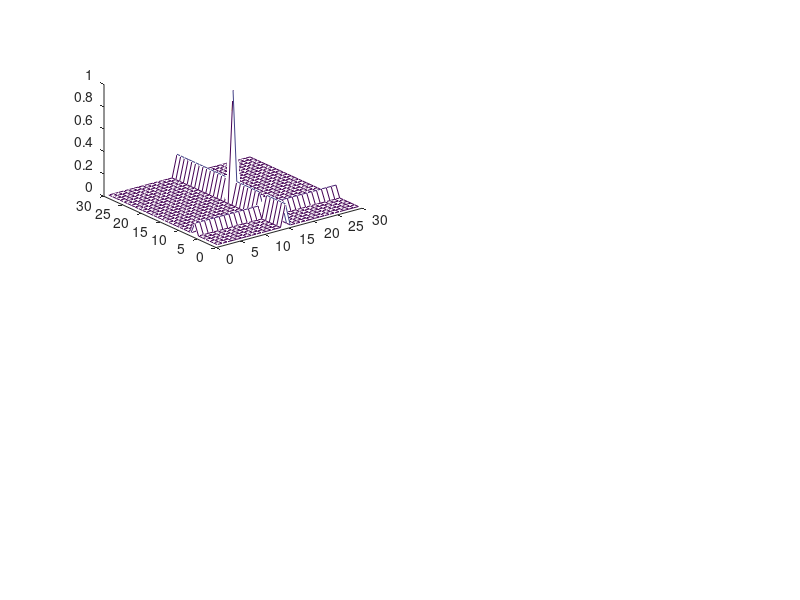

The MATLAB script that drew this image:
subplot(2,2,1)
       a = zeros(30,30);          
       a(:,15) = 0.2*ones(30,1);  
       a(7,:) = 0.1*ones(1,30);   
       a(15,15) = 1;              
       mesh(a),grid off
